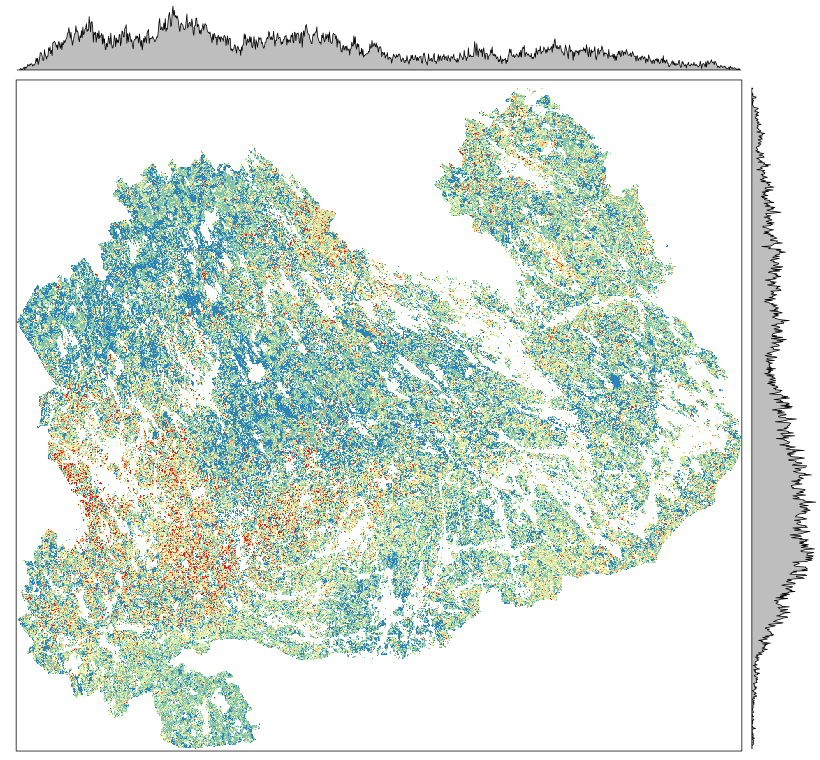
#> input picture figs/Figure4/levelplots/p1.png, 820 x 760 px; its folder holds only this picture in this run
$ python crop_marginal_plots.py
#> lines starting #> are read from the running program, lines starting #| are printed output that depends on the picture
#!/usr/bin/env python

from PIL import Image
import glob, os


# Where to save the marginal plots
output_folder = "marginal_plots"

for infile in glob.glob("p*.png"):

    print("Processing image %s" % infile)

    filename, ext = os.path.splitext(infile)
    prefix = filename.split("_")[0]
    im = Image.open(infile)
#> im is the input picture: PIL image 820x760 RGB; mean R, G, B 215.3, 227.5, 218.8

    # Original image size
    width, height = im.size
#> width = 820; height = 760

    im_x_plot = im.crop((0, 0, 752, 125))
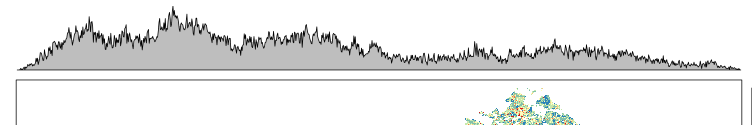
#> im_x_plot: PIL image 752x125 RGB; mean R, G, B 234, 234.5, 234
    im_y_plot = im.crop((752, 118, width, height))
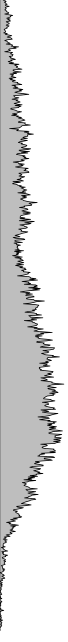
#> im_y_plot: PIL image 68x642 RGB; min 0, max 255, mean 220.8

    # Save the cropped images
    im_x_plot.save(os.path.join(output_folder, prefix + "_xplot.png"))
    im_y_plot.save(os.path.join(output_folder, prefix + "_yplot.png"))

$ run again, on figs/Figure4/levelplots/p5.png
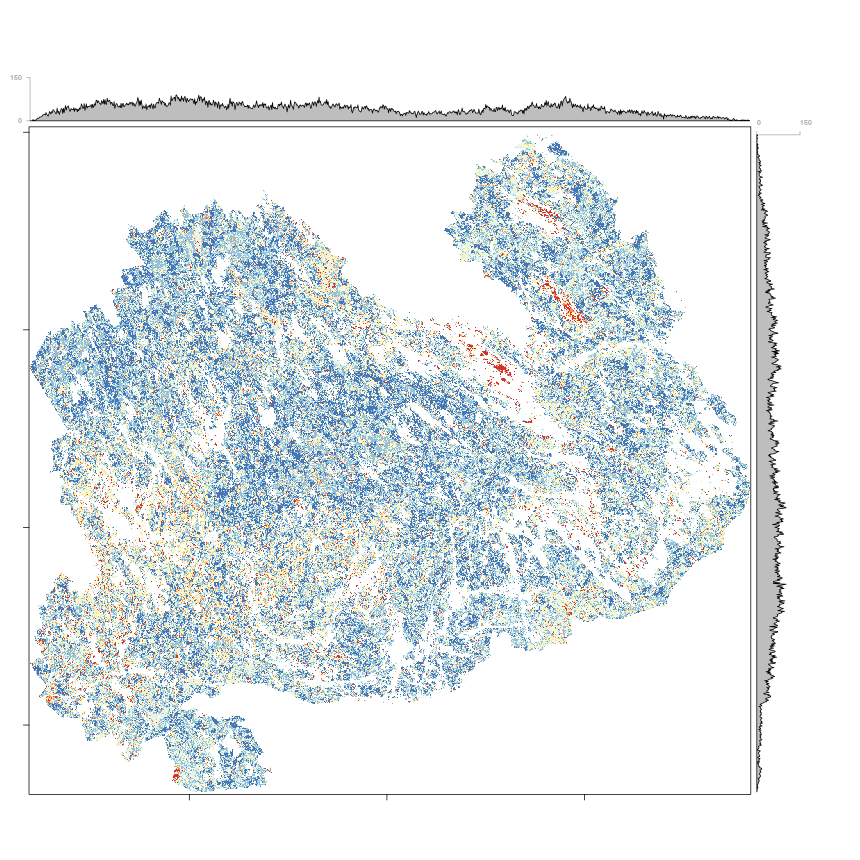
#> input picture figs/Figure4/levelplots/p5.png, 860 x 860 px
#> im is the input picture: PIL image 860x860 RGB; mean R, G, B 228.6, 234.4, 236.3
#> `im_x_plot = im.crop((0, 0, 752, 125))`:
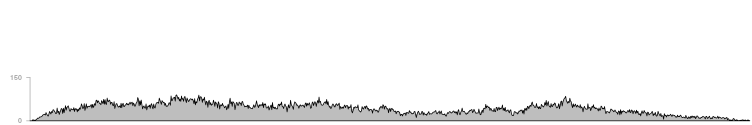
#> im_x_plot: PIL image 752x125 RGB; min 0, max 255, mean 244.3
#> `im_y_plot = im.crop((752, 118, width, height))`:
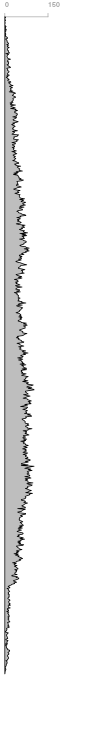
#> im_y_plot: PIL image 108x742 RGB; min 0, max 255, mean 242.9
